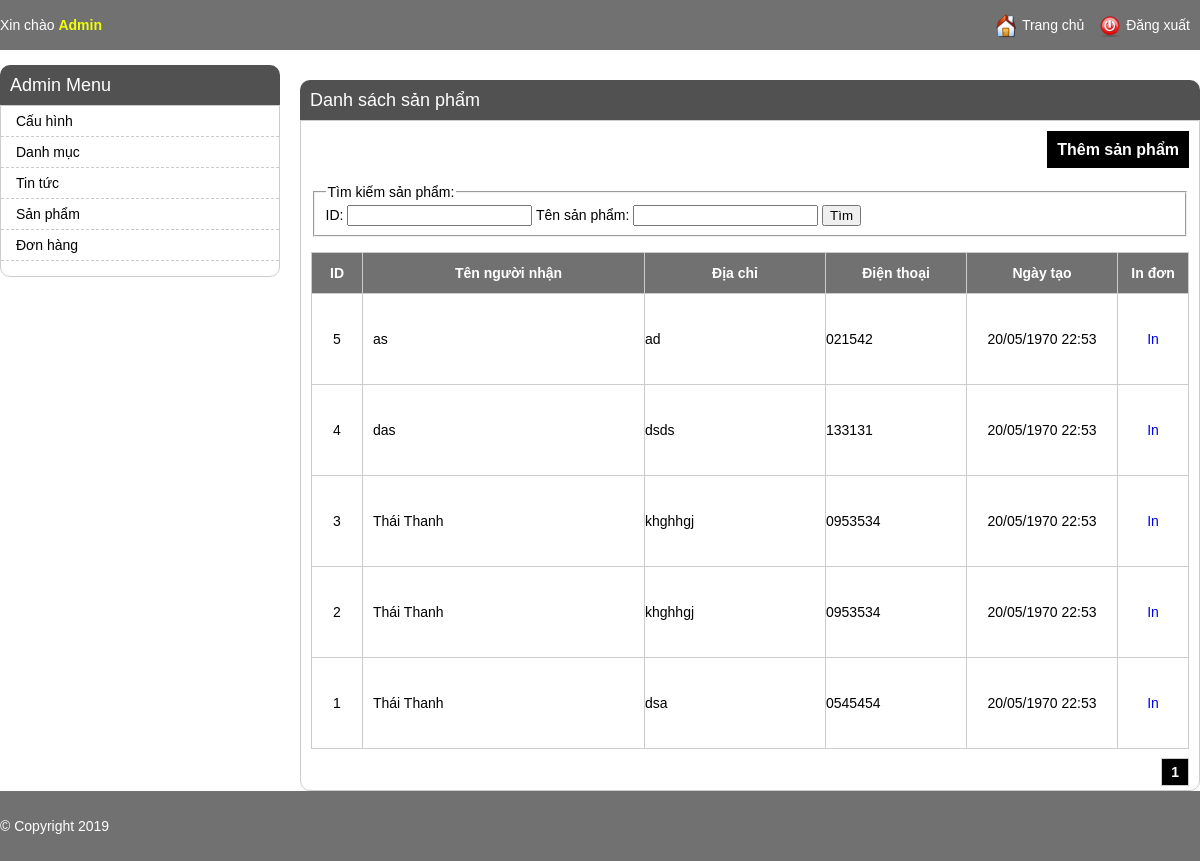
Page /file1php/admin/order_listing.php (signed in) on the committed database.
### tables this page shows
CREATE TABLE IF NOT EXISTS `order` (
  `id` int(11) NOT NULL AUTO_INCREMENT,
  `name` varchar(225) NOT NULL,
  `phone` varchar(225) NOT NULL,
  `address` varchar(225) NOT NULL,
  `note` text NOT NULL DEFAULT '',
  `total` int(11) NOT NULL,
  `created_time` int(11) DEFAULT NULL,
  `last_updated` int(11) DEFAULT NULL,
  PRIMARY KEY (`id`)
);

### file1php/admin/order_listing.php (the view, shortened to what this page needs)
<?php
include 'header.php';
$config_name = "product";
$config_title = "sản phẩm";
if (!empty($_SESSION['current_user'])) {
    $item_per_page = (!empty($_GET['per_page'])) ? $_GET['per_page'] : 10;
    $current_page = (!empty($_GET['page'])) ? $_GET['page'] : 1;
    $offset = ($current_page - 1) * $item_per_page;
    if(!empty($where)){
        $orders = mysqli_query($con, "SELECT * FROM `order` where (".$where.") ORDER BY `id` DESC LIMIT " . $item_per_page . " OFFSET " . $offset);
    }else{
        $orders = mysqli_query($con, "SELECT * FROM `order` ORDER BY `id` DESC LIMIT " . $item_per_page . " OFFSET " . $offset);
    }
    ?>
    <div class="main-content">
        <h1>Danh sách <?= $config_title ?></h1>
        <div class="listing-items">
            <div class="buttons">
                <a href="./<?= $config_name ?>_editing.php">Thêm <?= $config_title ?></a>
            </div>
            <div class="listing-search">
                <form id="<?= $config_name ?>-search-form" action="<?= $config_name ?>_listing.php?action=search" method="POST">
                    <fieldset>
                        <legend>Tìm kiếm <?= $config_title ?>:</legend>
                        ID: <input type="text" name="id" value="<?= !empty($id) ? $id : "" ?>" />
                        Tên <?= $config_title ?>: <input type="text" name="name" value="<?= !empty($name) ? $name : "" ?>" />
                        <input type="submit" value="Tìm" />
                    </fieldset>
                </form>
            </div>
            <ul>
                <li class="listing-item-heading">
                    <div class="listing-prop listing-id">ID</div>
                    <div class="listing-prop listing-name">Tên người nhận</div>
                    <div class="listing-prop listing-address">Địa chỉ</div>
                    <div class="listing-prop listing-phone">Điện thoại</div>
                    <div class="listing-prop listing-button">
                        In đơn
                    </div>
                    <div class="listing-prop listing-time">Ngày tạo</div>
                </li>
                <?php  while ($row = mysqli_fetch_array($orders)) { ?>
                <li>
                    <div class="listing-prop listing-id"><?=$row['id']?></div>
                    <div class="listing-prop listing-name"><?=$row['name']?></div>
                    <div class="listing-prop listing-address"><?=$row['address']?></div>
                    <div class="listing-prop listing-phone"><?=$row['phone']?></div>
                    <div class="listing-prop listing-button">
                        <a href="order_printing.php?id=<?=$row['id']?>" target="_blank">In</a>
                    </div>
                    <div class="listing-prop listing-time"><?=date('d/m/Y H:i', $row['created_time'])?></div>
                </li>
                <?php  } ?>
            </ul>
            <?php
              include './pagination.php';
              ?>
        </div>
    </div>
    <?php
}
include './footer.php';
?>

### file1php/CSS/admin_style.css (style rules this page uses)
body { font-family: arial; padding: 0; margin: 0; font-size: 14px; }
h1 { text-align: center; }
.listing-items { padding: 10px; border: 1px solid #ccc; border-radius: 0 0 10px 10px; }
.listing-items ul { padding: 0; margin: 0; }
.listing-prop { float: right; border-left: 1px solid #ccc; line-height: 90px; padding: -1px 10px; }
.listing-name { padding-left: 10px; border-right: 0; float: left; width: 271px; max-height: 90px; overflow: hidden; }
.listing-button { float: right; border-left: 1px solid #ccc; border-right: 0; padding: 0 10px; width: 50px; text-align: center; }
.listing-items ul li { list-style: none; border: 1px solid #ccc; border-top: 0; border-left: 0; }
.listing-items ul li:first-child { border-top: 1px solid #ccc; }
.listing-time { width: 150px; text-align: center; }
.listing-item-heading { text-align: center; font-weight: bold; }
.listing-item-heading .listing-prop { height: 40px; line-height: 40px; background: #717171; color: #FFF; }
.buttons { text-align: right; font-weight: bold; font-size: 16px; margin-bottom: 15px; line-height: 38px; }
.buttons a { color: #FFF; padding: 10px; background: #000; }
a { text-decoration: none; }
.main-content { float: left; width: 900px; margin-left: 20px; }
.main-content h1 { margin: 0; text-align: left; background: #525151; color: #fff; font-size: 18px; font-weight: normal; line-height: 40px; border-radius: 10px 10px 0 0; padding: 0 10px; }
.listing-search { margin-bottom: 15px; }
.listing-address { float: left; width: 180px; }
.listing-phone { float: left; width: 140px; }
.listing-id { float: left; width: 50px; text-align: center; }

### rows in the picture
order: id "5", name "as", address "ad", phone "021542", created_time "20/05/1970 22:53"
order: id "4", name "das", address "dsds", phone "133131", created_time "20/05/1970 22:53"
order: id "3", name "Thái Thanh", address "khghhgj", phone "0953534", created_time "20/05/1970 22:53"
order: id "2", name "Thái Thanh", address "khghhgj", phone "0953534", created_time "20/05/1970 22:53"
order: id "1", name "Thái Thanh", address "dsa", phone "0545454", created_time "20/05/1970 22:53"

### other values in the picture
$config_title "sản phẩm"
